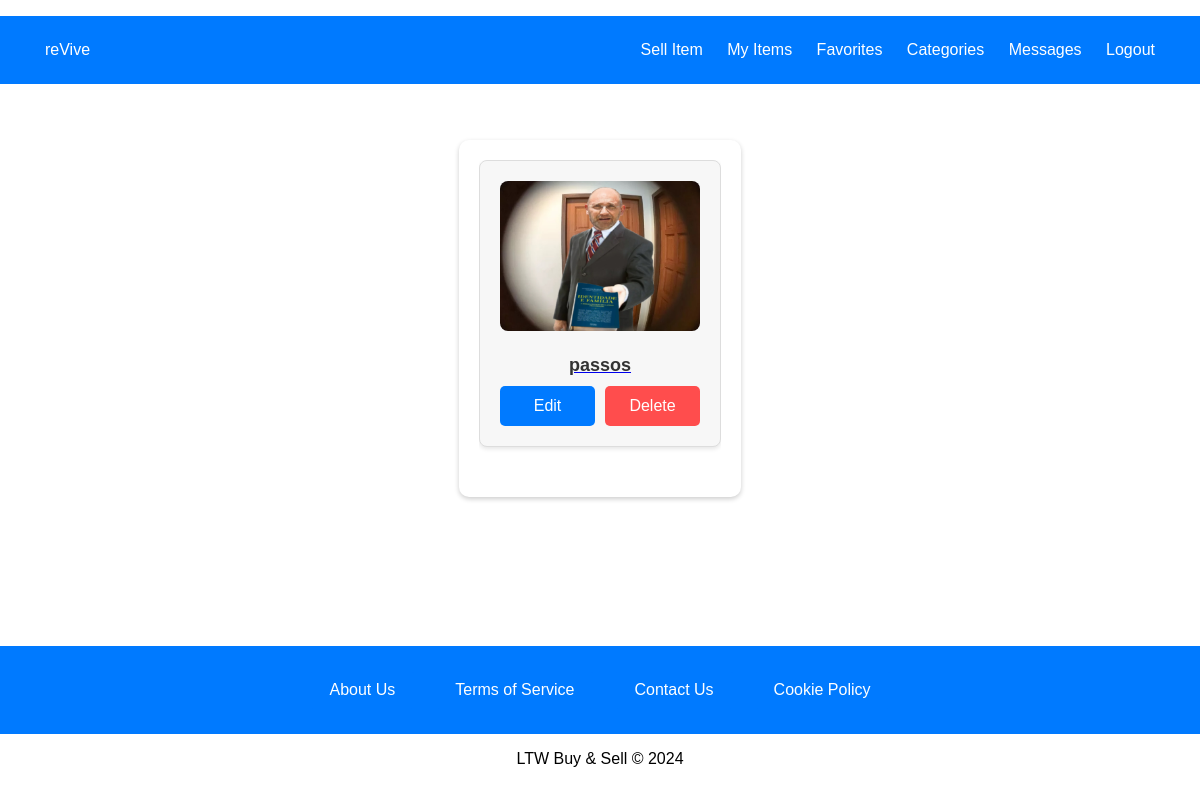
The page /pages/my_items.php (signed in) on the database as committed earlier.
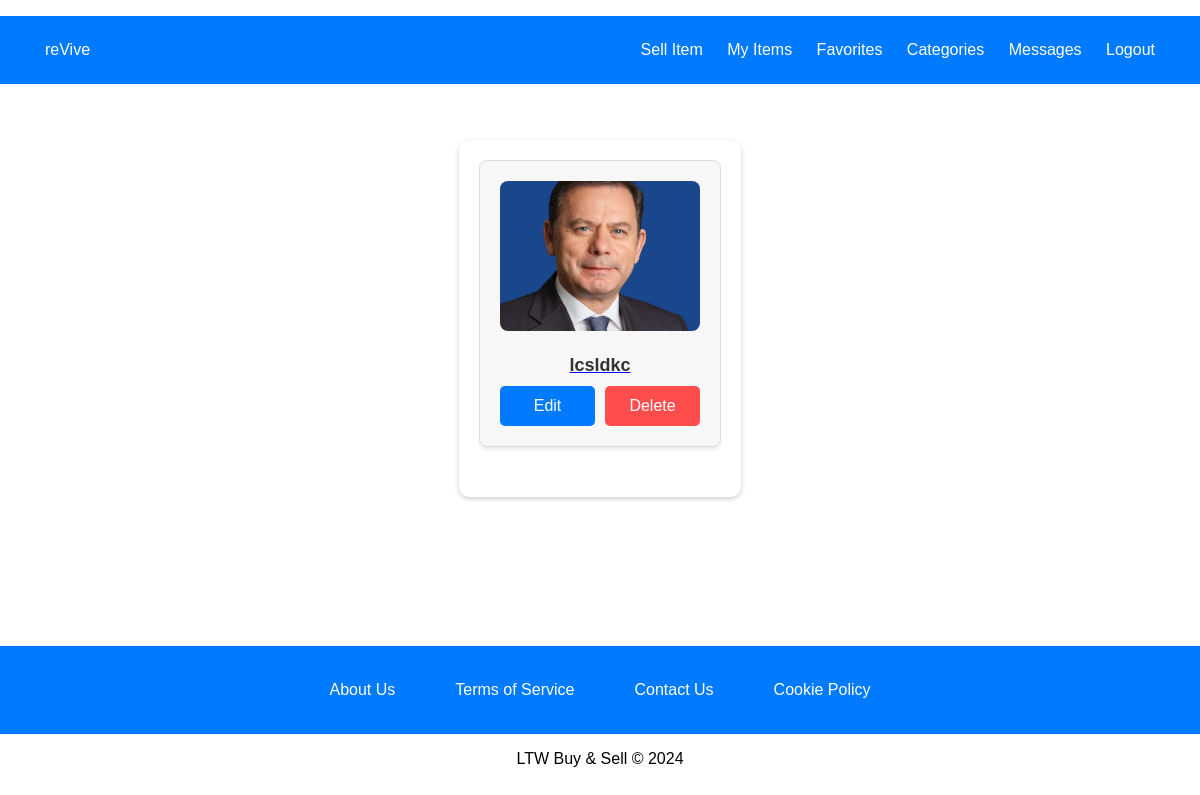
The same page on the database as committed later.
### tables this page shows
CREATE TABLE items (
    item_id INTEGER PRIMARY KEY AUTOINCREMENT,
    user_id INTEGER NOT NULL,
    category_id INTEGER NOT NULL,
    title TEXT NOT NULL,
    description TEXT NOT NULL,
    city TEXT NOT NULL,
    price REAL NOT NULL,
    image_path TEXT,
    FOREIGN KEY (user_id) REFERENCES users(user_id),
    FOREIGN KEY (category_id) REFERENCES categories(category_id)
);

### utils/session.php (called while the page is built, shortened)
<?php
class Session {
    public function isLoggedIn() {
        return isset($_SESSION['user_id']);
    }
}
?>

### database/items.class.php (called while the page is built, shortened)
<?php
class Item {
    public function __construct(array $data = []) {
        $this->id = $data['item_id'] ?? 0;
        $this->title = $data['title'] ?? '';
        $this->image_path = $data['image_path'] ?? '';
    }
    public static function getItemsByUser(PDO $db, int $user_id): array {
        $stmt = $db->prepare('SELECT * FROM Items WHERE user_id = ?');
        $stmt->execute([$user_id]);
        $items = [];
        while ($row = $stmt->fetch(PDO::FETCH_ASSOC)) {
            $items[] = new Item($row);
        }
        return $items;
    }
}
?>

### pages/my_items.php (the view, shortened to what this page needs)
<?php
require_once(__DIR__ . '/../utils/session.php');
require_once(__DIR__ . '/../database/connection.db.php');
require_once(__DIR__ . '/../database/items.class.php');
require_once(__DIR__ . '/../templates/common.php');
$session = new Session();
$db = getDatabaseConnection();
$user_id = $_SESSION['user_id'];
$items = Item::getItemsByUser($db, $user_id);
drawHeader('My Items', true, false, $session);
?>
<link rel="stylesheet" type="text/css" href="../styles/my_items.css">
<div class="items-container">
    <?php if (count($items) > 0): ?>
        <div class="items-list">
            <?php foreach ($items as $item): ?>
                <div class="item">
                    <a href="item.php?id=<?= $item->id ?>">
                        <img src="<?= htmlspecialchars($item->image_path) ?>" alt="<?= htmlspecialchars($item->title) ?>">
                        <h3><?= htmlspecialchars($item->title) ?></h3>
                    </a>
                    <div class="buttons">
                        <a href="edit_item.php?item_id=<?= $item->id ?>" class="edit-button">Edit</a>
                        <form action="../actions/action_delete_item.php" method="post" class="delete-form">
                            <button type="submit" class="delete-button">Delete</button>
                        </form>
                    </div>
                </div>
            <?php endforeach; ?>
        </div>
    <?php else: ?>
        <p>You haven't listed any items yet.</p>
    <?php endif; ?>
</div>
<?php
drawFooter();
?>

### templates/common.php (shortened to what this page needs)
<?php
require_once(__DIR__ . '/../utils/session.php');
function drawHeader($title = 'reVive : Buy and Sell', $includeTopBar = false, $includeProfileIcon = false, Session $session = null) {
    ?>
    <!DOCTYPE html>
    <html lang="en">
    <head>
        <link rel="stylesheet" type="text/css" href="../styles/register.css">
        <link rel="stylesheet" type="text/css" href="../styles/mainPage.css">
        <link rel="stylesheet" type="text/css" href="../styles/login.css">
    </head>
    <body>
        <header>
            <?php if ($includeTopBar): ?>
            <div class="top-bar">
                <div class="top-bar-left">
                    <a href="../pages/index.php">reVive</a>
                </div>
                <div class="top-bar-right">
                    <?php if ($session && $session->isLoggedIn()): ?>
                        <a href="../pages/create_item.php" class="profile-icon">Sell Item</a>
                        <a href="../pages/my_items.php">My Items</a>
                        <a href="../pages/favorites.php">Favorites</a>
                        <a href="../pages/categories.php">Categories</a>
                        <?php $unreadCount = $session->getUnreadMessageCount(getDatabaseConnection()); ?>
                        <a href="../pages/conversations.php">Messages<?= $unreadCount > 0 ? " ($unreadCount)" : "" ?></a>
                        <a href="../actions/action_logout.php">Logout</a>
                    <?php else: ?>
                        <a href="../pages/login.php">Login</a>
                        <a href="../pages/register.php">Create Account</a>
                    <?php endif; ?>
                </div>
            </div>
            <?php endif; ?>
        </header>
        <main>
    <?php
}
function drawFooter() {
    ?>
        </main>
        <footer>
            <div class="bottom-bar">
                <div class="bottom-bar-container">
                    <a href="../pages/about-us.php" class="bottom-bar-button">About Us</a>
                    <a href="../pages/terms.php" class="bottom-bar-button">Terms of Service</a>
                    <a href="../pages/contact.php" class="bottom-bar-button">Contact Us</a>
                    <a href="../pages/cookies.php" class="bottom-bar-button">Cookie Policy</a>
                </div>
            </div>
            <p>LTW Buy & Sell &copy; 2024</p>
        </footer>
    </body>
    </html>
    <?php
}
?>

### styles/register.css (style rules this page uses)
body, html { height: 100%; margin: 0; font-family: -apple-system, BlinkMacSystemFont, "Segoe UI", Roboto, "Helvetica Neue", Arial, sans-serif; }
header h1, footer { text-align: center; }
header, footer { margin: 0; padding: 1em 0; }
form { background: #f7f7f7; box-shadow: 0 2px 4px rgba(0,0,0,0.1); padding: 20px; border-radius: 8px; }

### styles/mainPage.css (style rules this page uses)
html, body { height: 100%; margin: 0; padding: 0; display: flex; flex-direction: column; font-family: -apple-system, BlinkMacSystemFont, "Segoe UI", Roboto, "Helvetica Neue", Arial, sans-serif; }
body { min-height: 100vh; display: flex; flex-direction: column; }
main { flex: 1; display: flex; flex-direction: column; }
footer { flex-shrink: 0; width: 100%; text-align: center; }
.items-list { display: flex; flex-wrap: wrap; justify-content: space-around; gap: 20px; }
.item { flex: 0 1 calc(30% - 20px); border: 1px solid #ddd; border-radius: 10px; background-color: #fff; box-shadow: 0 4px 8px rgba(0, 0, 0, 0.1); padding: 20px; margin-bottom: 20px; text-align: left; transition: transform 0.2s; }
.item img { width: 100%; height: auto; border-radius: 5px; margin-bottom: 10px; }
.item h3, .item p, .item span { margin: 5px 0; }
.item button { width: 100%; padding: 10px; background-color: #007aff; color: white; border: none; border-radius: 5px; cursor: pointer; transition: background-color 0.3s; }
.bottom-bar { background-color: #007aff; color: white; padding: 20px 0; text-align: center; display: flex; justify-content: center; }
.bottom-bar-container { display: flex; justify-content: space-evenly; max-width: 1200px; margin: 0 auto; }
.bottom-bar-button { padding: 10px 20px; color: white; background-color: #007aff; border: none; border-radius: 5px; font-size: 16px; cursor: pointer; transition: background-color 0.3s, color 0.3s; text-align: center; display: inline-block; margin: 0 10px; }

### styles/login.css (style rules this page uses)
body, html { height: 100%; margin: 0; font-family: -apple-system, BlinkMacSystemFont, "Segoe UI", Roboto, "Helvetica Neue", Arial, sans-serif; }
header h1, footer { text-align: center; }
header, footer { margin: 0; padding: 1em 0; }
form { background: #f7f7f7; box-shadow: 0 2px 4px rgba(0,0,0,0.1); padding: 20px; border-radius: 8px; }

### styles/my_items.css (style rules this page uses)
body { font-family: Arial, sans-serif; margin: 0; padding: 0; }
.items-container { max-width: 1200px; margin: 40px auto; padding: 20px; background: #fff; box-shadow: 0 2px 5px rgba(0,0,0,0.2); border-radius: 10px; }
.items-list { display: flex; overflow-x: auto; gap: 20px; padding-bottom: 10px; }
.item { flex: 0 0 auto; width: 200px; background-color: #f7f7f7; padding: 20px; border-radius: 8px; box-shadow: 0 2px 4px rgba(0, 0, 0, 0.1); text-align: center; transition: transform 0.2s; }
.item img { width: 100%; height: 150px; object-fit: cover; border-radius: 8px; margin-bottom: 10px; }
.item h3 { font-size: 18px; margin: 10px 0; color: #333; }
.buttons { display: flex; justify-content: space-between; gap: 10px; }
.edit-button, .delete-button { display: flex; align-items: center; justify-content: center; width: 48%; height: 40px; text-align: center; border-radius: 5px; color: #fff; text-decoration: none; cursor: pointer; box-sizing: border-box; font-size: 16px; }
.edit-button { background-color: #007aff !important; }
.delete-button { background-color: #ff4d4d !important; border: none; box-shadow: none; position: relative; }
.delete-form { width: 48%; margin: 0; padding: 0; box-shadow: none; position: relative; }

### templates/common.php (style rules this page uses)
.top-bar, .bottom-bar { background-color: #007aff; color: white; display: flex; justify-content: space-between; padding: 25px 35px; align-items: center; }
.top-bar a, .bottom-bar-button { color: white; text-decoration: none; margin: 0 10px; font-size: 16px; transition: background-color 0.3s, transform 0.2s, box-shadow 0.2s; }
.profile-icon { margin-right: 10px; cursor: pointer; }

Rows that differ between the two databases and show on the page:
removed items: image_path (picture), title "passos"
added items: image_path (picture), title "lcsldkc"
